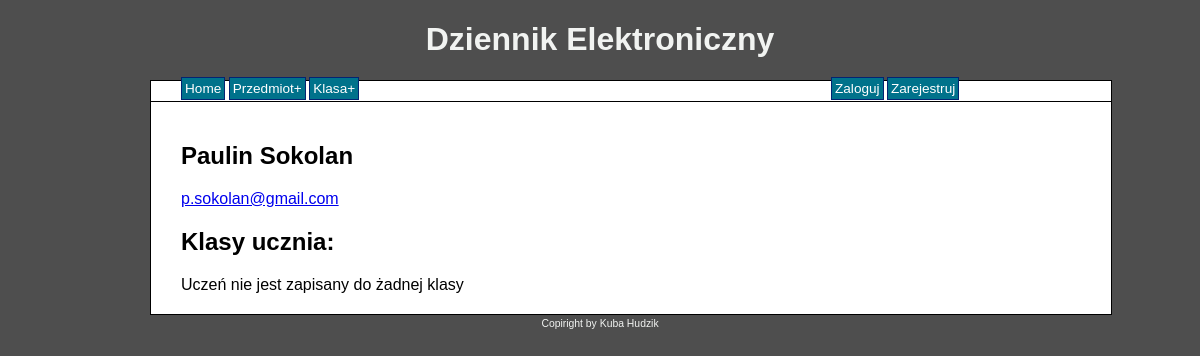
Screenshot of /user.php?id=3 with the database file from the repository.
### tables this page shows
CREATE TABLE users (
    user_id         INT(4)          NOT NULL AUTO_INCREMENT,
    user_login      VARCHAR(40)     NOT NULL,
    user_name       VARCHAR(40)     NOT NULL,
    user_last       VARCHAR(40)     NOT NULL,
    user_pass       VARCHAR(255)    NOT NULL,
    user_mail       VARCHAR(255)    NOT NULL,
    user_date       DATETIME        NOT NULL,
    user_level      INT(4)          NOT NULL,

    UNIQUE INDEX user_name_unique (user_login),
    PRIMARY KEY (user_id)
);

### user.php (the view)
<?php
    include 'connect.php';
    include 'header.php';
    $sql = "SELECT * FROM users WHERE user_id = " .htmlspecialchars($_GET['id']);
    $que = mysqli_query($conn, $sql);
    if($_SESSION['user_id'] < 0){
        echo 'Nie masz uprawnień żeby przeglądać tą stronę';
    }
    else{
        if(mysqli_num_rows($que) == 0){
            echo 'Użytkownik nie istnieje.';
        }
        else{
            while ($row = mysqli_fetch_array($que)){
                echo '<h2>'.$row['user_name'].' '.$row['user_last'].'</h2>';
                echo '<a href="mailto:'.$row['user_mail'].'">'.$row['user_mail'].'</a>';
            }
            if($row['user_level'] == 0){
                echo '<h2>Klasy ucznia:</h2>';
                $sql_s = "SELECT categories.cat_id, categories.cat_name, categories.cat_desc FROM categories, classes, users, students
                           WHERE classes.cat_id = categories.cat_id
                            AND students.class_id = classes.class_id
                            AND students.user_id = users.user_id
                            AND students.user_id = " . $_GET['id'];
                $que_s = mysqli_query($conn, $sql_s);
                if (mysqli_num_rows($que_s) == 0){
                    echo 'Uczeń nie jest zapisany do żadnej klasy';
                }
                else{
                    while ($row_s = mysqli_fetch_array($que_s)){
                        echo '<a href="category.php?id='.$row_s['cat_id'].'">'. $row_s['cat_name'].'</a>';
                    }
                }
            }
        }
    }
    include 'footer.php';
?>

### css/style.css (style rules this page uses)
body { background-color: #4E4E4E; text-align: center; }

### rows the page displays
users: user_name "Paulin", user_last "Sokolan", user_mail "p.sokolan@gmail.com"
